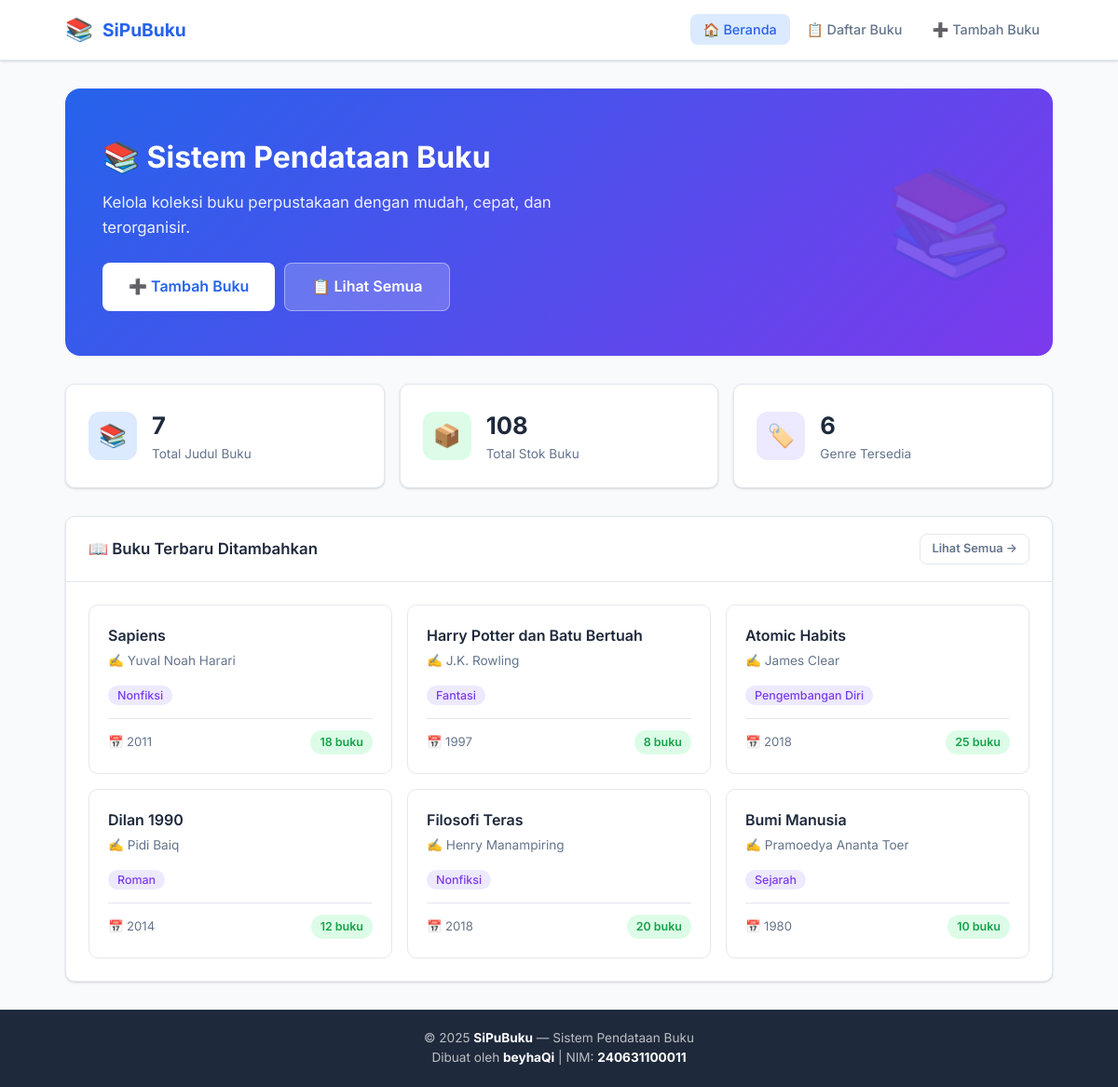
The page / on the database its author committed.
### tables this page shows
CREATE TABLE IF NOT EXISTS buku (
    id INT AUTO_INCREMENT PRIMARY KEY,
    judul VARCHAR(200) NOT NULL,
    pengarang VARCHAR(100) NOT NULL,
    penerbit VARCHAR(100) NOT NULL,
    tahun_terbit YEAR NOT NULL,
    genre VARCHAR(50) NOT NULL,
    stok INT NOT NULL DEFAULT 0,
    deskripsi TEXT,
    created_at TIMESTAMP DEFAULT CURRENT_TIMESTAMP
);

### index.php (the view, shortened to what this page needs)
<?php
require 'koneksi.php';
require 'functions.php';
$total_buku = hitung_total_buku($koneksi);
$total_stok  = hitung_total_stok($koneksi);
$result_genre = mysqli_query($koneksi, "SELECT COUNT(DISTINCT genre) as total FROM buku");
$row_genre = mysqli_fetch_assoc($result_genre);
$total_genre = $row_genre['total'];
$buku_terbaru = mysqli_query($koneksi, "SELECT * FROM buku ORDER BY id DESC LIMIT 6");
include 'header.php';
?>
<div class="hero">
    <h1>📚 Sistem Pendataan Buku</h1>
    <p>Kelola koleksi buku perpustakaan dengan mudah, cepat, dan terorganisir.</p>
    <div style="display:flex; gap:10px; flex-wrap:wrap;">
        <a href="tambah.php" class="btn btn-lg" style="background:white;color:var(--primary);">➕ Tambah Buku</a>
        <a href="daftar.php" class="btn btn-lg" style="background:rgba(255,255,255,0.2);color:white;border:1px solid rgba(255,255,255,0.4);">📋 Lihat Semua</a>
    </div>
</div>
<div class="stats-grid">
    <div class="stat-card">
        <div class="stat-icon blue">📚</div>
        <div class="stat-info">
            <h3><?php echo $total_buku; ?></h3>
            <p>Total Judul Buku</p>
        </div>
    </div>
    <div class="stat-card">
        <div class="stat-icon green">📦</div>
        <div class="stat-info">
            <h3><?php echo $total_stok; ?></h3>
            <p>Total Stok Buku</p>
        </div>
    </div>
    <div class="stat-card">
        <div class="stat-icon purple">🏷️</div>
        <div class="stat-info">
            <h3><?php echo $total_genre; ?></h3>
            <p>Genre Tersedia</p>
        </div>
    </div>
</div>
<div class="card">
    <div class="card-header">
        <h2>📖 Buku Terbaru Ditambahkan</h2>
        <a href="daftar.php" class="btn btn-outline btn-sm">Lihat Semua →</a>
    </div>
    <div class="card-body">
        <?php if (mysqli_num_rows($buku_terbaru) > 0): ?>
        <div class="book-grid">
            <?php
            while ($buku = mysqli_fetch_assoc($buku_terbaru)):
            ?>
            <div class="book-card">
                <div class="book-card-title"><?php echo htmlspecialchars($buku['judul']); ?></div>
                <div class="book-card-author">✍️ <?php echo htmlspecialchars($buku['pengarang']); ?></div>
                <span class="badge-genre"><?php echo htmlspecialchars($buku['genre']); ?></span>
                <div class="book-card-meta">
                    <span>📅 <?php echo $buku['tahun_terbit']; ?></span>
                    <?php echo format_stok($buku['stok']); ?>
                </div>
            </div>
            <?php
            endwhile;
            ?>
        </div>
        <?php endif; ?>
    </div>
</div>
<?php include 'footer.php'; ?>

### header.php (shortened to what this page needs)
<!DOCTYPE html>
<html lang="id">
<head>
    <link rel="stylesheet" href="css/style.css">
</head>
<body>
<nav class="navbar">
    <div class="nav-container">
        <a href="index.php" class="nav-brand">
            <span class="brand-icon">📚</span>
            <span>SiPuBuku</span>
        </a>
        <ul class="nav-menu">
            <li><a href="index.php" class="nav-link <?php echo (basename($_SERVER['PHP_SELF']) == 'index.php') ? 'active' : ''; ?>">🏠 Beranda</a></li>
            <li><a href="daftar.php" class="nav-link <?php echo (basename($_SERVER['PHP_SELF']) == 'daftar.php') ? 'active' : ''; ?>">📋 Daftar Buku</a></li>
            <li><a href="tambah.php" class="nav-link <?php echo (basename($_SERVER['PHP_SELF']) == 'tambah.php') ? 'active' : ''; ?>">➕ Tambah Buku</a></li>
        </ul>
    </div>
</nav>
<main class="main-content">

### functions.php (shortened to what this page needs)
<?php
function format_stok($stok) {
    if ($stok <= 0) {
        return "<span class='badge badge-habis'>Habis</span>";
    } elseif ($stok <= 5) {
        return "<span class='badge badge-sedikit'>{$stok} buku</span>";
    } else {
        return "<span class='badge badge-tersedia'>{$stok} buku</span>";
    }
}
function hitung_total_buku($koneksi) {
    $sql = "SELECT COUNT(*) as total FROM buku";
    $result = mysqli_query($koneksi, $sql);
    $row = mysqli_fetch_assoc($result);
    return $row['total'];
}
function hitung_total_stok($koneksi) {
    $sql = "SELECT SUM(stok) as total_stok FROM buku";
    $result = mysqli_query($koneksi, $sql);
    $row = mysqli_fetch_assoc($result);
    return $row['total_stok'] ?? 0;
}
?>

### footer.php
</main>
<footer class="footer">
    <div class="footer-container">
        <p>© 2025 <strong>SiPuBuku</strong> — Sistem Pendataan Buku</p>
        <p>Dibuat oleh <strong>beyhaQi</strong> | NIM: <strong>240631100011</strong></p>
    </div>
</footer>
</body>
</html>

### rows shown on the page
buku: judul "Sapiens", pengarang "Yuval Noah Harari", genre "Nonfiksi", tahun_terbit "2011", stok "18"
buku: judul "Harry Potter dan Batu Bertuah", pengarang "J.K. Rowling", genre "Fantasi", tahun_terbit "1997", stok "8"
buku: judul "Atomic Habits", pengarang "James Clear", genre "Pengembangan Diri", tahun_terbit "2018", stok "25"
buku: judul "Dilan 1990", pengarang "Pidi Baiq", genre "Roman", tahun_terbit "2014", stok "12"
buku: judul "Filosofi Teras", pengarang "Henry Manampiring", genre "Nonfiksi", tahun_terbit "2018", stok "20"
buku: judul "Bumi Manusia", pengarang "Pramoedya Ananta Toer", genre "Sejarah", tahun_terbit "1980", stok "10"

### other values the page prints
$total_buku "7"
$total_stok "108"
$total_genre "6"
